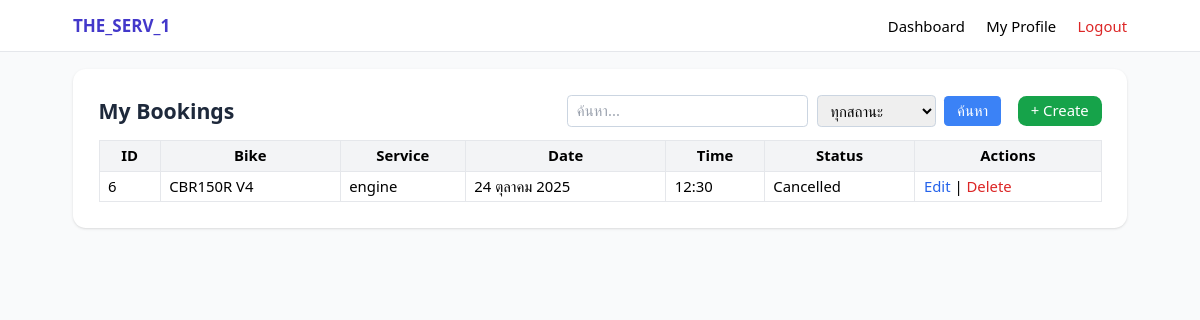
/bookings/ (signed in), run on the app's committed database.
### core/models.py (models this page shows, shortened)
class Booking(models.Model):
    STATUS_CHOICES = [
        ('pending','Pending'),
        ('confirmed','Confirmed'),
        ('in_progress','In Progress'),
        ('done','Done'),
        ('cancelled','Cancelled')
    ]
    user = models.ForeignKey(settings.AUTH_USER_MODEL, on_delete=models.CASCADE, related_name='bookings')
    bike = models.ForeignKey(Motorbike, on_delete=models.CASCADE, related_name='bookings')
    service_type = models.CharField(max_length=100)
    booking_date = models.DateField(db_index=True)
    booking_time = models.TimeField()
    symptoms = models.TextField(null=True, blank=True, verbose_name='อาการรถ (จองคิว)')
    status = models.CharField(max_length=20, choices=STATUS_CHOICES, default='pending', db_index=True)
    price = models.DecimalField(max_digits=10, decimal_places=2, null=True, blank=True)
    notes = models.TextField(null=True, blank=True)
    mechanic = models.ForeignKey(settings.AUTH_USER_MODEL, on_delete=models.SET_NULL, null=True, blank=True, related_name='assigned_bookings')
    pickup_date = models.DateField(null=True, blank=True)
    created_at = models.DateTimeField(auto_now_add=True)
    class Meta:
        unique_together = ('bike', 'booking_date', 'booking_time')
        indexes = [
            models.Index(fields=['booking_date']),
            models.Index(fields=['status']),
        ]

class Motorbike(models.Model):
    owner = models.ForeignKey(settings.AUTH_USER_MODEL, on_delete=models.CASCADE, related_name='motorbikes')
    brand = models.CharField(max_length=50)
    model = models.CharField(max_length=100)
    plate_number = models.CharField(max_length=20, unique=True, null=True, blank=True)
    year = models.IntegerField(null=True, blank=True)
    vehicle_details = models.TextField(null=True, blank=True, verbose_name='รายละเอียดรถเพิ่มเติม')
    symptoms = models.TextField(null=True, blank=True, verbose_name='อาการรถ (default)')
    created_at = models.DateTimeField(auto_now_add=True)

### core/views.py (the view)
# urls.py: path('bookings/', core_views.BookingListView.as_view(), name='booking_list'),
@method_decorator(login_required, name='dispatch')
class BookingListView(ListView):
    template_name = 'core/booking_list.html'
    context_object_name = 'bookings'
    paginate_by = 7
    def get_queryset(self):
        user = self.request.user
        qs = Booking.objects.select_related('bike', 'user') if (user.is_superuser or user.is_staff) else Booking.objects.filter(user=user).select_related('bike')
        q = self.request.GET.get('q')
        status = self.request.GET.get('status')
        if q:
            qs = qs.filter(
                Q(bike__brand__icontains=q) |
                Q(bike__model__icontains=q) |
                Q(service_type__icontains=q)
            )
        if status:
            qs = qs.filter(status=status)
        return qs.order_by('-booking_date', '-booking_time')
    def get_context_data(self, **kwargs):
        context = super().get_context_data(**kwargs)
        context['q'] = self.request.GET.get('q', '')
        context['status'] = self.request.GET.get('status', '')
        context['status_choices'] = Booking.STATUS_CHOICES
        return context

### core/templates/core/booking_list.html (shortened to what this page needs)
{% extends 'base.html' %}
{% block content %}
<div class="bg-white rounded-xl shadow p-6">
  <div class="flex flex-col md:flex-row md:justify-between md:items-center mb-3 gap-2">
    <h2 class="text-xl font-semibold">My Bookings</h2>
    <form method="get" class="flex gap-2 items-center flex-wrap">
      <input type="text" name="q" value="{{ q }}" placeholder="ค้นหา..." class="border rounded px-2 py-1 text-sm" />
      <select name="status" class="border rounded px-2 py-1 text-sm">
        <option value="">ทุกสถานะ</option>
      </select>
      <button class="px-3 py-1 bg-blue-500 text-white rounded text-sm hover:bg-blue-700 transition">ค้นหา</button>
      <a href="{% url 'booking_add' %}" class="px-3 py-1 bg-green-600 text-white rounded-lg text-sm ml-2 hover:bg-green-700 transition">+ Create</a>
    </form>
  </div>
  <div class="overflow-x-auto">
    <table class="w-full border text-sm">
      <thead class="bg-gray-100">
        <tr>
          <th class="border px-2 py-1">ID</th>
          <th class="border px-2 py-1">Bike</th>
          <th class="border px-2 py-1">Service</th>
          <th class="border px-2 py-1">Date</th>
          <th class="border px-2 py-1">Time</th>
          <th class="border px-2 py-1">Status</th>
          <th class="border px-2 py-1">Actions</th>
        </tr>
      </thead>
      <tbody>
        {% for bk in bookings %}
          <tr>
            <td class="border px-2 py-1">{{ bk.id }}</td>
            <td class="border px-2 py-1">{{ bk.bike.brand }} {{ bk.bike.model }}</td>
            <td class="border px-2 py-1">{{ bk.service_type }}</td>
            <td class="border px-2 py-1">{{ bk.booking_date }}</td>
            <td class="border px-2 py-1">{{ bk.booking_time }}</td>
            <td class="border px-2 py-1">{{ bk.get_status_display }}</td>
            <td class="border px-2 py-1">
              <a href="{% url 'booking_edit' bk.id %}" class="text-blue-600 hover:underline">Edit</a> |
              <a href="{% url 'booking_delete' bk.id %}" class="text-red-600 hover:underline">Delete</a>
            </td>
          </tr>
        {% empty %}
          <tr><td colspan="7" class="text-center text-gray-500 py-2">No bookings yet.</td></tr>
        {% endfor %}
      </tbody>
    </table>
  </div>
</div>
{% endblock %}

### core/templates/base.html (style rules this page uses)
html { font-size: 17px; }
body { line-height: 1.7; }
h1, h2, h3, h4, h5, h6 { font-weight: 700; color: #1e293b; margin-bottom: 0.5em; }
input, select, textarea { font-size: 1rem; padding: 0.5em 0.75em; border-radius: 0.5em; border: 1px solid #cbd5e1; margin-top: 0.2em; margin-bottom: 0.5em; }
.text-sm { font-size: 0.97rem; }
.text-xl { font-size: 1.35rem; }
.text-red-600 { color: #dc2626; }
.font-semibold { font-weight: 600; }
.rounded { border-radius: 0.5em; }
.rounded-lg { border-radius: 0.7em; }
.rounded-xl { border-radius: 1em; }
.shadow { box-shadow: 0 2px 8px 0 #0001; }
.transition { transition: all 0.2s cubic-bezier(.4,0,.2,1); }

### data on the page
Booking: id "6", bike.brand "CBR150R", bike.model "V4", service_type "engine", booking_date "24 ตุลาคม 2025", booking_time "12:30", status "Cancelled"
